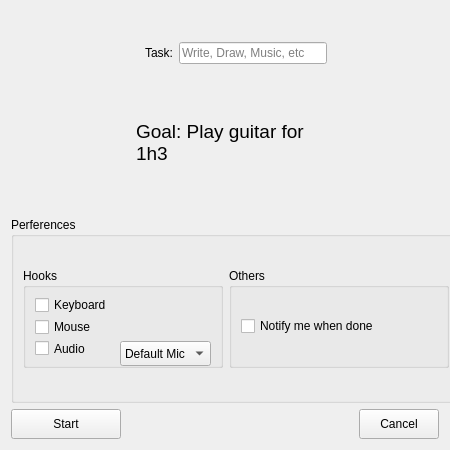
<?xml version="1.0" encoding="UTF-8"?>
<ui version="4.0">
 <class>NewSessionQWidget</class>
 <widget class="QWidget" name="NewSessionQWidget">
  <property name="windowModality">
   <enum>Qt::ApplicationModal</enum>
  </property>
  <property name="geometry">
   <rect>
    <x>0</x>
    <y>0</y>
    <width>450</width>
    <height>450</height>
   </rect>
  </property>
  <property name="minimumSize">
   <size>
    <width>450</width>
    <height>450</height>
   </size>
  </property>
  <property name="maximumSize">
   <size>
    <width>450</width>
    <height>450</height>
   </size>
  </property>
  <property name="windowTitle">
   <string>Tasker - Session</string>
  </property>
  <property name="layoutDirection">
   <enum>Qt::LeftToRight</enum>
  </property>
  <layout class="QGridLayout" name="gridLayout">
   <item row="6" column="2">
    <widget class="QPushButton" name="backQPushButton">
     <property name="maximumSize">
      <size>
       <width>110</width>
       <height>30</height>
      </size>
     </property>
     <property name="text">
      <string>Cancel</string>
     </property>
    </widget>
   </item>
   <item row="2" column="0">
    <widget class="QGroupBox" name="groupBox">
     <property name="minimumSize">
      <size>
       <width>450</width>
       <height>0</height>
      </size>
     </property>
     <property name="maximumSize">
      <size>
       <width>450</width>
       <height>200</height>
      </size>
     </property>
     <property name="title">
      <string>Perferences</string>
     </property>
     <layout class="QGridLayout" name="gridLayout_2">
      <item row="0" column="1">
       <widget class="QGroupBox" name="productionTimeAlertQGroupBox">
        <property name="maximumSize">
         <size>
          <width>400</width>
          <height>100</height>
         </size>
        </property>
        <property name="layoutDirection">
         <enum>Qt::LeftToRight</enum>
        </property>
        <property name="title">
         <string>Others</string>
        </property>
        <property name="flat">
         <bool>true</bool>
        </property>
        <layout class="QVBoxLayout" name="verticalLayout">
         <item>
          <widget class="QCheckBox" name="checkBox">
           <property name="text">
            <string>Notify me when done</string>
           </property>
          </widget>
         </item>
        </layout>
       </widget>
      </item>
      <item row="0" column="0">
       <widget class="QGroupBox" name="taskListenersQGroupBox">
        <property name="maximumSize">
         <size>
          <width>200</width>
          <height>100</height>
         </size>
        </property>
        <property name="styleSheet">
         <string notr="true"/>
        </property>
        <property name="title">
         <string>Hooks</string>
        </property>
        <property name="checkable">
         <bool>false</bool>
        </property>
        <layout class="QGridLayout" name="gridLayout_4">
         <item row="2" column="1">
          <widget class="QComboBox" name="audioQComboBox">
           <property name="minimumSize">
            <size>
             <width>0</width>
             <height>25</height>
            </size>
           </property>
           <property name="maximumSize">
            <size>
             <width>100</width>
             <height>200</height>
            </size>
           </property>
           <item>
            <property name="text">
             <string>Default Mic</string>
            </property>
           </item>
          </widget>
         </item>
         <item row="0" column="0" colspan="2">
          <widget class="QCheckBox" name="keyboardQCheckBox">
           <property name="text">
            <string>Keyboard</string>
           </property>
          </widget>
         </item>
         <item row="1" column="0">
          <widget class="QCheckBox" name="mouseQCheckBox">
           <property name="text">
            <string>Mouse</string>
           </property>
          </widget>
         </item>
         <item row="2" column="0">
          <widget class="QCheckBox" name="audioQCheckBox">
           <property name="text">
            <string>Audio</string>
           </property>
          </widget>
         </item>
        </layout>
       </widget>
      </item>
     </layout>
    </widget>
   </item>
   <item row="0" column="0">
    <widget class="QWidget" name="widget" native="true">
     <property name="minimumSize">
      <size>
       <width>450</width>
       <height>200</height>
      </size>
     </property>
     <property name="maximumSize">
      <size>
       <width>450</width>
       <height>200</height>
      </size>
     </property>
     <layout class="QGridLayout" name="gridLayout_3">
      <item row="1" column="0">
       <widget class="QLabel" name="goalQLabel">
        <property name="maximumSize">
         <size>
          <width>200</width>
          <height>100</height>
         </size>
        </property>
        <property name="font">
         <font>
          <pointsize>14</pointsize>
         </font>
        </property>
        <property name="text">
         <string>Goal: Play guitar for 1h3</string>
        </property>
        <property name="wordWrap">
         <bool>true</bool>
        </property>
       </widget>
      </item>
      <item row="0" column="0">
       <widget class="QWidget" name="TaskContainerQWidget" native="true">
        <property name="maximumSize">
         <size>
          <width>200</width>
          <height>50</height>
         </size>
        </property>
        <layout class="QHBoxLayout" name="horizontalLayout">
         <item>
          <widget class="QLabel" name="taskQLabel">
           <property name="maximumSize">
            <size>
             <width>50</width>
             <height>16777215</height>
            </size>
           </property>
           <property name="text">
            <string>Task:</string>
           </property>
          </widget>
         </item>
         <item>
          <widget class="QLineEdit" name="taskLineEdit">
           <property name="text">
            <string/>
           </property>
           <property name="placeholderText">
            <string>Write, Draw, Music, etc</string>
           </property>
          </widget>
         </item>
        </layout>
       </widget>
      </item>
     </layout>
    </widget>
   </item>
   <item row="6" column="0">
    <widget class="QPushButton" name="startTimerQPushButton">
     <property name="maximumSize">
      <size>
       <width>110</width>
       <height>30</height>
      </size>
     </property>
     <property name="text">
      <string>Start</string>
     </property>
    </widget>
   </item>
  </layout>
 </widget>
 <resources/>
 <connections/>
</ui>
